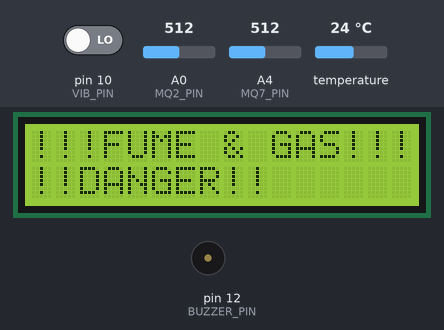
Simulated run of this sketch. Board: Arduino Uno, built with avr-gcc and run on an emulated ATmega328P. Shown: 16×2 character LCD, buzzer (waves = sounding, pin HIGH). The inputs (shaded band) are chosen by the test bench; at power-on: pin 10 (VIB_PIN) LOW, temperature 24 °C, A0 (MQ2_PIN) = 512, A4 (MQ7_PIN) = 512. What the sketch prints to the serial monitor is not drawn.

Above: at 0.67 s.
1.3 s: pin 10 (VIB_PIN) driven HIGH
At 8.4 s:
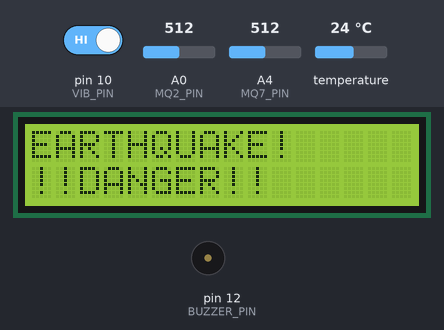
8.6 s: temperature set to 12 °C
At 11.99 s:
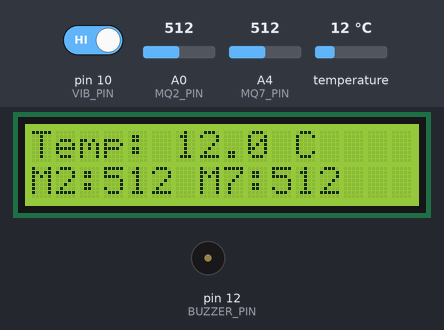
13.2 s: A0 (MQ2_PIN) set to 340
At 17.85 s:
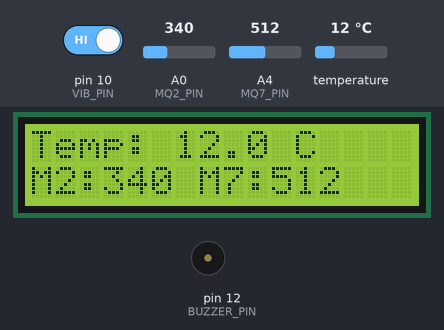
19.1 s: pin 10 (VIB_PIN) driven LOW
At 24.5 s:
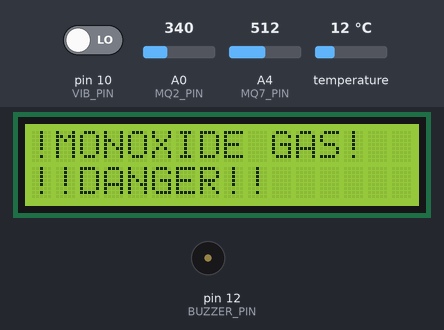
26.9 s: A4 (MQ7_PIN) set to 365
At 29.56 s:
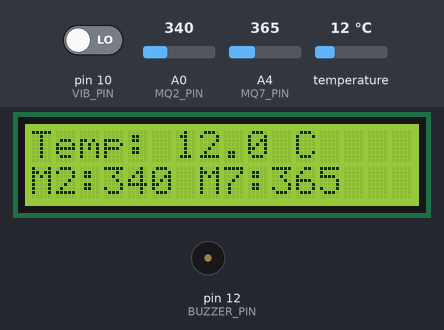
30.8 s: A4 (MQ7_PIN) set to 334
At 35.6 s:
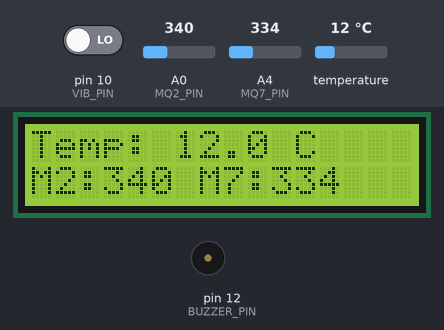
Timing chart, 0 to 37.1 s (numbered marks = the images above; inputs shaded):
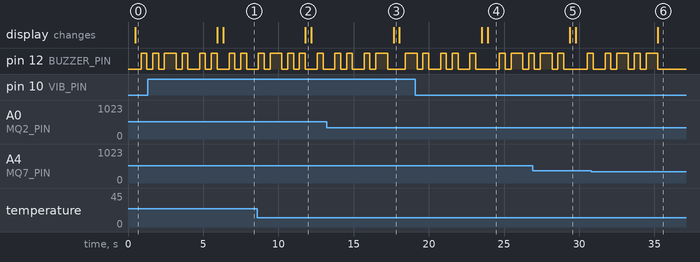

The sketch:

Arduino-File.ino
```cpp
// ===============================
//   Gas, Vibration & Temperature Alarm System
//   Using DS18B20, MQ2, MQ7, and Vibration Sensor
//   With LCD + Buzzer Output
//   Improved Version with Sensor Error Handling
// ===============================

// --- Libraries (for temperature sensor, LCD, and OneWire protocol)
#include <DallasTemperature.h>
#include <LiquidCrystal.h>
#include <OneWire.h>

// --- Pin Definitions
const int VIB_PIN   = 10;   // Vibration sensor input pin
const int ONEWIRE_PIN = 11; // OneWire bus pin for DS18B20 temperature sensor
const int BUZZER_PIN = 12;  // Buzzer output pin
const int MQ2_PIN   = A0;   // MQ2 sensor analog input
const int MQ7_PIN   = A4;   // MQ7 sensor analog input

// --- LCD Initialization (RS, E, D4, D5, D6, D7)
LiquidCrystal lcd(2, 3, 4, 5, 6, 7);

// --- OneWire protocol object for DS18B20
OneWire oneWire(ONEWIRE_PIN);
DallasTemperature sensors(&oneWire);

// --- Sensor Thresholds & Variables
const int MQ_THRESHOLD = 350;  // Threshold for MQ2 & MQ7 sensors
float currentTemp = -127.0;    // Default invalid value for temperature
int MQ2Value = 0;              // MQ2 sensor value
int MQ7Value = 0;              // MQ7 sensor value
int vibrationValue = 0;        // Vibration sensor value

// --- Timing Variables
unsigned long lastDataSend = 0;                // Last time data was sent to Serial
const unsigned long dataSendInterval = 1000;   // Interval for sending live data (1s)

// --- Alarm System
enum AlarmType { NONE, VIB_ALARM, MQ2_ALARM, MQ7_ALARM };
AlarmType currentAlarm = NONE;                 // Current active alarm
unsigned long alarmStartTime = 0;              // Start time of alarm
const unsigned long alarmDuration = 5000;      // Alarm duration (5s)

// ===============================
//   Setup Function
// ===============================
void setup() {
  Serial.begin(9600);              // Start serial communication with ESP8266
  sensors.begin();                 // Initialize DS18B20 temperature sensor
  sensors.setResolution(11);       // Set DS18B20 resolution (11-bit)

  lcd.begin(16, 2);                // Initialize LCD (16x2)
  lcd.clear();                     // Clear LCD screen

  pinMode(BUZZER_PIN, OUTPUT);     // Buzzer as output
  pinMode(VIB_PIN, INPUT);         // Vibration sensor as input
}

// ===============================
//   Main Loop
// ===============================
void loop() {
  unsigned long currentMillis = millis();

  // --- Read Gas & Vibration Sensors
  MQ2Value = analogRead(MQ2_PIN);        // Read MQ2
  MQ7Value = analogRead(MQ7_PIN);        // Read MQ7
  vibrationValue = digitalRead(VIB_PIN); // Read vibration

  // --- Read Temperature Sensor
  sensors.requestTemperatures();
  float tempReading = sensors.getTempCByIndex(0);

  // If DS18B20 is disconnected or error → mark as invalid
  if (tempReading == DEVICE_DISCONNECTED_C) {
    Serial.println("⚠️ ERROR: Temp sensor disconnected");
    currentTemp = -127; // Keep invalid value, but don’t break JSON
  } else {
    currentTemp = tempReading;
  }

  // --- Send Live Data over Serial (every 1 second, JSON format)
  if (currentMillis - lastDataSend >= dataSendInterval) {
    lastDataSend = currentMillis;

    // JSON-like output, always includes all fields (even if invalid)
    Serial.print("{\"TEMP\":");
    Serial.print(currentTemp, 1);   // -127 if invalid
    Serial.print(",\"MQ2\":");
    Serial.print(MQ2Value);
    Serial.print(",\"MQ7\":");
    Serial.print(MQ7Value);
    Serial.print(",\"VIB\":");
    Serial.print(vibrationValue);
    Serial.println("}");
  }

  // --- Alarm Check (only if no current alarm)
  if (currentAlarm == NONE) {
    if (vibrationValue == HIGH) {
      startAlarm(VIB_ALARM, "EARTHQUAKE!", "!!DANGER!!");
    } else if (MQ2Value >= MQ_THRESHOLD) {
      startAlarm(MQ2_ALARM, "!!!FUME & GAS!!!", "!!DANGER!!");
    } else if (MQ7Value >= MQ_THRESHOLD) {
      startAlarm(MQ7_ALARM, "!MONOXIDE GAS!", "!!DANGER!!");
    }
  }
  else {
    // --- If alarm active → manage buzzer + timeout
    if (currentMillis - alarmStartTime < alarmDuration) {
      // Blink buzzer every 500ms
      if ((currentMillis / 500) % 2 == 0) digitalWrite(BUZZER_PIN, HIGH);
      else digitalWrite(BUZZER_PIN, LOW);
    } else {
      // End alarm after timeout
      digitalWrite(BUZZER_PIN, LOW);
      lcd.clear();
      currentAlarm = NONE;
    }
  }

  // --- Display Sensor Values on LCD (only when no alarm)
  if (currentAlarm == NONE) {
    lcd.setCursor(0, 0);
    lcd.print("Temp: ");
    if (currentTemp == -127) lcd.print("ERR"); // Show error if temp invalid
    else {
      lcd.print(currentTemp, 1);
      lcd.print(" C");
    }

    lcd.setCursor(0, 1);
    lcd.print("M2:");
    lcd.print(MQ2Value);
    lcd.print(" M7:");
    lcd.print(MQ7Value);
  }
}

// ===============================
//   Function to Start Alarm
// ===============================
void startAlarm(AlarmType type, const char* line1, const char* line2) {
  currentAlarm = type;
  alarmStartTime = millis();
  Serial.print("ALARM:");
  Serial.println(type);

  lcd.clear();
  lcd.setCursor(0, 0);
  lcd.print(line1);
  lcd.setCursor(0, 1);
  lcd.print(line2);
}
```

Measured:
- after the input at 1.3 s, the display: first differs from a run without the input after 5.0 s (image 1)
- after the input at 8.6 s, the display: changes after 3.2 s (image 2)
- after the input at 13.2 s, the display: changes after 4.5 s (image 3)
- after the input at 19.1 s, the display: first differs from a run without the input after 4.8 s (image 4)
- after the input at 26.9 s, the display: changes after 2.5 s (image 5)
- after the input at 30.8 s, the display: changes after 4.4 s (image 6)
